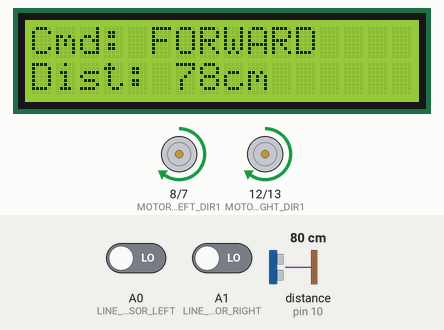
The sketch below on a simulated Arduino Uno, built with avr-gcc and run on an emulated ATmega328P. Shown: 16×2 character LCD, motor-driver pin pairs drawn as motors (green arrow = first pin HIGH = forward, orange = second pin HIGH = backward, longer = more drive, scaled by the enable pin). Wiring (inferred from the names in the program): ultrasonic range finder: trigger pin 9; echo pin 10. Inputs (shaded band) come from the test bench; at power-on: distance to the obstacle (sensor on pin 10) 80 cm, A0 (LINE_SENSOR_LEFT) LOW, A1 (LINE_SENSOR_RIGHT) LOW. The echo pulse lasts 58.3 µs per cm; what the sketch prints to the serial monitor is not drawn.

Above: at 4.8 s.
4.9 s: distance to the obstacle (sensor on pin 10) set to 19 cm
At 5.8 s:
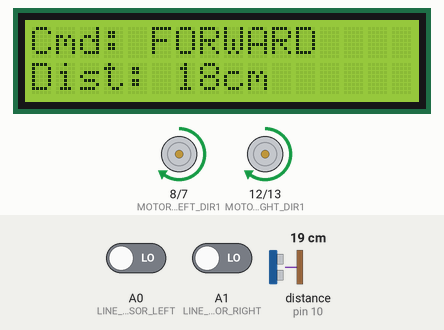
6.5 s: distance to the obstacle (sensor on pin 10) set to 15 cm
At 7.0 s:
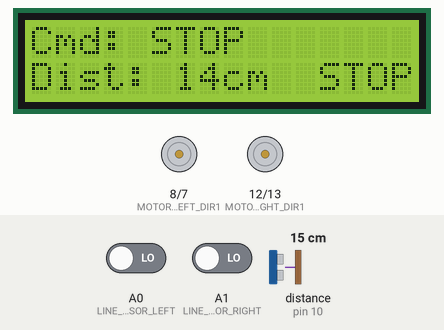
8.1 s: distance to the obstacle (sensor on pin 10) set to 2 cm
At 10.3 s:
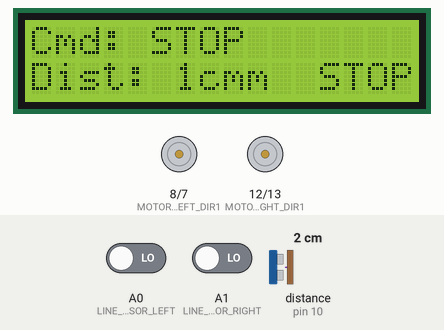
10.9 s: distance to the obstacle (sensor on pin 10) set to 20 cm
At 11.6 s:
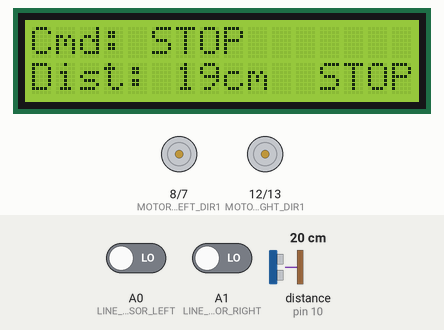
12.5 s: distance to the obstacle (sensor on pin 10) set to 25 cm
At 13.8 s:
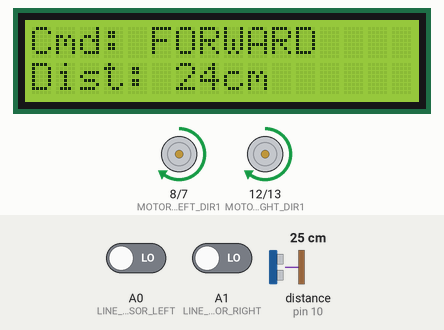
14.1 s: A0 (LINE_SENSOR_LEFT) driven HIGH
At 15.1 s:
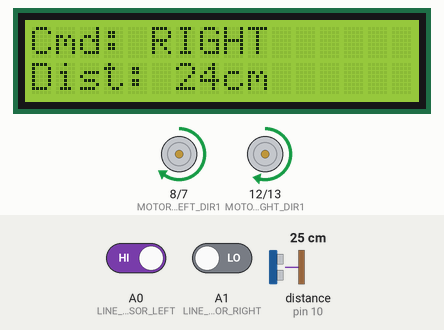
Timing chart, 0 to 16.7 s (numbered marks = the images above; inputs shaded):
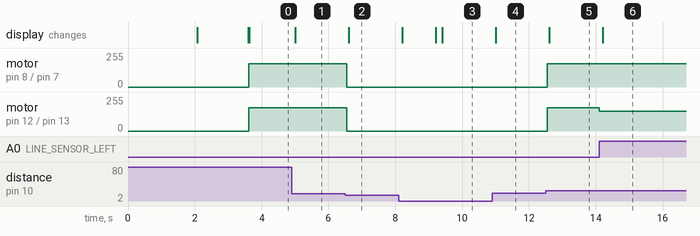

The sketch:

smart-parking-assistant-arduino.ino
```cpp
// (licence header left out)
#include <LiquidCrystal.h>

// ==================== LCD DISPLAY CONFIGURATION ====================
// LCD pins: RS, E, D4, D5, D6, D7
LiquidCrystal lcd(2, 3, 4, 11, A2, A3);

// ==================== SENSOR PIN DEFINITIONS ====================
// Ultrasonic sensor (HC-SR04)
const int TRIG_PIN = 9;
const int ECHO_PIN = 10;

// IR line following sensors
const int LINE_SENSOR_LEFT = A0;
const int LINE_SENSOR_RIGHT = A1;

// ==================== MOTOR DRIVER CONFIGURATION ====================
// L298N Motor Driver - Left Motor (Motor A)
const int MOTOR_LEFT_PWM = 5;    // ENA pin (PWM speed control)
const int MOTOR_LEFT_DIR1 = 8;   // IN1 pin
const int MOTOR_LEFT_DIR2 = 7;   // IN2 pin

// L298N Motor Driver - Right Motor (Motor B)
const int MOTOR_RIGHT_PWM = 6;   // ENB pin (PWM speed control)
const int MOTOR_RIGHT_DIR1 = 12; // IN3 pin
const int MOTOR_RIGHT_DIR2 = 13; // IN4 pin

// ==================== ROBOT CONFIGURATION ====================
// Motor speed settings (0-255)
const int SPEED_FORWARD = 175;   // Normal forward speed
const int SPEED_TURN = 150;      // Turning speed (slower for better control)
const int SPEED_SEARCH = 140;    // Search/recovery speed

// Line sensor configuration
// Set to true if your sensors output HIGH when detecting black line
// Set to false if they output LOW when detecting black line
const bool BLACK_LINE_IS_HIGH = false;

// Obstacle detection with hysteresis (prevents oscillation)
const int OBSTACLE_STOP_DISTANCE = 15;  // Stop when obstacle is closer than this (cm)
const int OBSTACLE_CLEAR_DISTANCE = 22; // Resume when obstacle is farther than this (cm)

// ==================== TIMING CONFIGURATION ====================
const unsigned long SONAR_UPDATE_INTERVAL = 60;  // Update distance every 60ms
const unsigned long LCD_UPDATE_INTERVAL = 200;   // Update LCD every 200ms
const unsigned long SENSOR_TIMEOUT = 25000;      // Ultrasonic sensor timeout (μs)

// ==================== SYSTEM STATE VARIABLES ====================
enum RobotCommand {
  CMD_STOP,     // Emergency stop or obstacle detected
  CMD_FORWARD,  // Both sensors on line - go straight
  CMD_LEFT,     // Left sensor on line - turn left
  CMD_RIGHT,    // Right sensor on line - turn right
  CMD_SEARCH    // No sensors on line - search for line
};

// Global state variables
RobotCommand currentCommand = CMD_STOP;
unsigned long lastSonarUpdate = 0;
unsigned long lastLCDUpdate = 0;
int distanceCm = 999;
bool obstacleDetected = false;

// ==================== SETUP FUNCTION ====================
void setup() {
  // Initialize serial communication for debugging
  Serial.begin(9600);

  // Initialize LCD display
  lcd.begin(16, 2);
  lcd.clear();
  showStartupMessage();

  // Configure sensor pins
  pinMode(TRIG_PIN, OUTPUT);
  pinMode(ECHO_PIN, INPUT);
  pinMode(LINE_SENSOR_LEFT, INPUT);
  pinMode(LINE_SENSOR_RIGHT, INPUT);

  // Configure motor driver pins
  pinMode(MOTOR_LEFT_PWM, OUTPUT);
  pinMode(MOTOR_LEFT_DIR1, OUTPUT);
  pinMode(MOTOR_LEFT_DIR2, OUTPUT);
  pinMode(MOTOR_RIGHT_PWM, OUTPUT);
  pinMode(MOTOR_RIGHT_DIR1, OUTPUT);
  pinMode(MOTOR_RIGHT_DIR2, OUTPUT);

  // Initialize motors in stopped state
  stopMotors();

  Serial.println("Smart Parking Assistant Initialized");
  Serial.println("Starting line following with obstacle detection...");
}

// ==================== MAIN CONTROL LOOP ====================
void loop() {
  unsigned long currentTime = millis();

  // Update distance sensor (scheduled to avoid blocking)
  updateDistanceSensor(currentTime);

  // Read line sensors and determine basic command
  RobotCommand lineFollowCommand = readLineFollowingSensors();

  // Apply obstacle override if necessary
  currentCommand = obstacleDetected ? CMD_STOP : lineFollowCommand;

  // Execute the determined command
  executeCommand(currentCommand);

  // Update LCD display
  updateLCDDisplay(currentTime);
}

// ==================== STARTUP DISPLAY ====================
void showStartupMessage() {
  lcd.setCursor(0, 0);
  lcd.print("Smart Parking");
  lcd.setCursor(0, 1);
  lcd.print("Assistant v2.0");
  delay(2000);

  lcd.clear();
  lcd.setCursor(0, 0);
  lcd.print("Initializing...");
  lcd.setCursor(0, 1);
  lcd.print("Systems Check");
  delay(1500);

  lcd.clear();
}

// ==================== SENSOR FUNCTIONS ====================
void updateDistanceSensor(unsigned long currentTime) {
  if (currentTime - lastSonarUpdate >= SONAR_UPDATE_INTERVAL) {
    lastSonarUpdate = currentTime;

    // Measure distance
    distanceCm = measureDistance();

    // Output distance to serial for monitoring
    Serial.print("Distance: ");
    Serial.print(distanceCm);
    Serial.println("cm");

    // Apply hysteresis to prevent oscillation
    updateObstacleState();
  }
}

int measureDistance() {
  // Send ultrasonic pulse
  digitalWrite(TRIG_PIN, LOW);
  delayMicroseconds(2);
  digitalWrite(TRIG_PIN, HIGH);
  delayMicroseconds(10);
  digitalWrite(TRIG_PIN, LOW);

  // Measure echo duration with timeout
  unsigned long duration = pulseIn(ECHO_PIN, HIGH, SENSOR_TIMEOUT);

  // Convert to distance (speed of sound = 343 m/s)
  if (duration == 0) {
    return 999; // No echo received
  }

  int distance = (duration * 0.034) / 2;
  return (distance > 0 && distance <= 400) ? distance : 999;
}

void updateObstacleState() {
  if (!obstacleDetected && distanceCm <= OBSTACLE_STOP_DISTANCE) {
    obstacleDetected = true;
    Serial.println("OBSTACLE DETECTED - STOPPING");
  }
  else if (obstacleDetected && distanceCm >= OBSTACLE_CLEAR_DISTANCE) {
    obstacleDetected = false;
    Serial.println("OBSTACLE CLEARED - RESUMING");
  }
}

RobotCommand readLineFollowingSensors() {
  // Read digital sensors (adjust based on your sensor type)
  int leftSensor = digitalRead(LINE_SENSOR_LEFT);
  int rightSensor = digitalRead(LINE_SENSOR_RIGHT);

  // Determine if sensors detect black line
  bool leftOnLine = (BLACK_LINE_IS_HIGH) ? (leftSensor == HIGH) : (leftSensor == LOW);
  bool rightOnLine = (BLACK_LINE_IS_HIGH) ? (rightSensor == HIGH) : (rightSensor == LOW);

  // Determine movement command based on sensor states
  if (leftOnLine && rightOnLine) {
    return CMD_FORWARD;  // Both sensors on line - go straight
  }
  else if (leftOnLine && !rightOnLine) {
    return CMD_LEFT;     // Only left sensor on line - turn left
  }
  else if (!leftOnLine && rightOnLine) {
    return CMD_RIGHT;    // Only right sensor on line - turn right
  }
  else {
    return CMD_SEARCH;   // No sensors on line - search for line
  }
}

// ==================== MOTOR CONTROL FUNCTIONS ====================
void executeCommand(RobotCommand command) {
  switch (command) {
    case CMD_STOP:
      stopMotors();
      break;
    case CMD_FORWARD:
      moveForward();
      break;
    case CMD_LEFT:
      turnLeft();
      break;
    case CMD_RIGHT:
      turnRight();
      break;
    case CMD_SEARCH:
      searchForLine();
      break;
  }
}

void stopMotors() {
  // Set all motor pins to stop state
  analogWrite(MOTOR_LEFT_PWM, 0);
  analogWrite(MOTOR_RIGHT_PWM, 0);
  digitalWrite(MOTOR_LEFT_DIR1, LOW);
  digitalWrite(MOTOR_LEFT_DIR2, LOW);
  digitalWrite(MOTOR_RIGHT_DIR1, LOW);
  digitalWrite(MOTOR_RIGHT_DIR2, LOW);
}

void moveForward() {
  // Both motors forward at normal speed
  analogWrite(MOTOR_LEFT_PWM, SPEED_FORWARD);
  analogWrite(MOTOR_RIGHT_PWM, SPEED_FORWARD);

  // Left motor forward
  digitalWrite(MOTOR_LEFT_DIR1, HIGH);
  digitalWrite(MOTOR_LEFT_DIR2, LOW);

  // Right motor forward
  digitalWrite(MOTOR_RIGHT_DIR1, HIGH);
  digitalWrite(MOTOR_RIGHT_DIR2, LOW);
}

void turnLeft() {
  // Reduce left motor speed to create left turn
  analogWrite(MOTOR_LEFT_PWM, SPEED_TURN);
  analogWrite(MOTOR_RIGHT_PWM, SPEED_FORWARD);

  // Both motors forward, but left slower
  digitalWrite(MOTOR_LEFT_DIR1, HIGH);
  digitalWrite(MOTOR_LEFT_DIR2, LOW);
  digitalWrite(MOTOR_RIGHT_DIR1, HIGH);
  digitalWrite(MOTOR_RIGHT_DIR2, LOW);
}

void turnRight() {
  // Reduce right motor speed to create right turn
  analogWrite(MOTOR_LEFT_PWM, SPEED_FORWARD);
  analogWrite(MOTOR_RIGHT_PWM, SPEED_TURN);

  // Both motors forward, but right slower
  digitalWrite(MOTOR_LEFT_DIR1, HIGH);
  digitalWrite(MOTOR_LEFT_DIR2, LOW);
  digitalWrite(MOTOR_RIGHT_DIR1, HIGH);
  digitalWrite(MOTOR_RIGHT_DIR2, LOW);
}

void searchForLine() {
  // Gentle rotation to search for lost line
  analogWrite(MOTOR_LEFT_PWM, SPEED_SEARCH);
  analogWrite(MOTOR_RIGHT_PWM, SPEED_SEARCH);

  // Left motor backward, right motor forward (clockwise rotation)
  digitalWrite(MOTOR_LEFT_DIR1, LOW);
  digitalWrite(MOTOR_LEFT_DIR2, HIGH);
  digitalWrite(MOTOR_RIGHT_DIR1, HIGH);
  digitalWrite(MOTOR_RIGHT_DIR2, LOW);
}

// ==================== DISPLAY FUNCTIONS ====================
void updateLCDDisplay(unsigned long currentTime) {
  if (currentTime - lastLCDUpdate >= LCD_UPDATE_INTERVAL) {
    lastLCDUpdate = currentTime;

    // Display current command on first line
    lcd.setCursor(0, 0);
    lcd.print("Cmd: ");
    lcd.print(getCommandString(currentCommand));
    lcd.print("        "); // Clear remaining characters

    // Display distance on second line
    lcd.setCursor(0, 1);
    lcd.print("Dist: ");
    if (distanceCm >= 999) {
      lcd.print("---");
    } else {
      lcd.print(distanceCm);
    }
    lcd.print("cm");

    // Show obstacle warning if detected
    if (obstacleDetected) {
      lcd.setCursor(11, 1);
      lcd.print(" STOP");
    } else {
      lcd.setCursor(11, 1);
      lcd.print("     ");
    }
  }
}

String getCommandString(RobotCommand command) {
  switch (command) {
    case CMD_STOP:    return "STOP";
    case CMD_FORWARD: return "FORWARD";
    case CMD_LEFT:    return "LEFT";
    case CMD_RIGHT:   return "RIGHT";
    case CMD_SEARCH:  return "SEARCH";
    default:          return "UNKNOWN";
  }
}
```

Measured:
- the behaviour switches between 17 and 16 cm on distance to the obstacle (sensor on pin 10) (found by bisection; images 1 and 2)
- the behaviour switches between 22 and 23 cm on distance to the obstacle (sensor on pin 10) (found by bisection; images 4 and 5)
- after the input at 4.9 s, the display: changes after 0.11 s (image 1)
- after the input at 6.5 s, motor on pin 8 (MOTOR_LEFT_DIR1) / pin 7 (MOTOR_LEFT_DIR2), motor on pin 12 (MOTOR_RIGHT_DIR1) / pin 13 (MOTOR_RIGHT_DIR2): forward 175/255 → stopped after 0.05 s; the display: changes after 0.11 s (image 2)
- after the input at 8.1 s, the display: changes after 0.11 s (image 3)
- after the input at 10.9 s, the display: changes after 0.11 s (image 4)
- after the input at 12.5 s, motor on pin 8 (MOTOR_LEFT_DIR1) / pin 7 (MOTOR_LEFT_DIR2), motor on pin 12 (MOTOR_RIGHT_DIR1) / pin 13 (MOTOR_RIGHT_DIR2): stopped → forward 175/255 after 0.05 s; the display: changes after 0.11 s (image 5)
- after the input at 14.1 s, motor on pin 12 (MOTOR_RIGHT_DIR1) / pin 13 (MOTOR_RIGHT_DIR2): forward 175/255 → forward 150/255 at once; the display: changes after 0.10 s (image 6)
